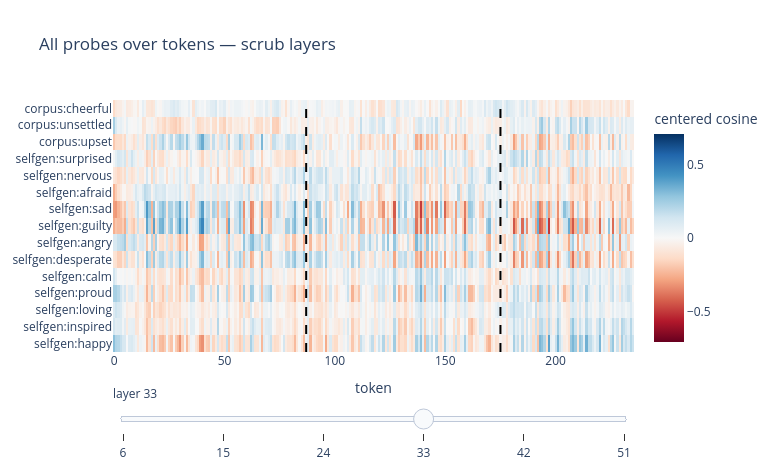

The notebook cell this image was saved under:
### Markdown cell above
**The confound check** — all 12 selfgen-lineage probes (plus the triple's corpus probes)
over the same story. The assigned emotion's row should dominate its own phase; any off-triple
row hot everywhere would mean the probes read valence/style, not emotion identity.

### Code cell
battery_idx = [i for i, name in enumerate(labels) if name.startswith("selfgen:")]
triple_idx = [labels.index(f"corpus:{e}") for e in emotions]
rows_idx = battery_idx + triple_idx
row_names = [labels[i] for i in rows_idx]
heat_by_layer = {}
for i, k in enumerate(LAYERS):
    d = shard["dots"].astype(np.float32)[:, i]
    d = d - d.mean(0, keepdims=True)
    nc = np.clip(shard["norms_centered"].astype(np.float32)[:, i][:, None], 1e-6, None)
    heat_by_layer[k] = d[:, rows_idx] / nc
trajectory_heatmap_scrubber(
    LAYERS, heat_by_layer, row_names, starts, default_layer=33,
    title="All probes over tokens — scrub layers",
).show()

### Figure 1 — Plotly figure (JSON) as saved in the notebook; plotly's stock layout.template omitted (floating-point values rounded to 4 significant figures; data arrays with more than 128 entries replaced by an {"elided": "..."} marker saying what was removed)
{"data": [{"colorbar": {"title": {"text": "centered cosine"}}, "colorscale": [[0.0, "rgb(103,0,31)"], [0.1, "rgb(178,24,43)"], [0.2, "rgb(214,96,77)"], [0.3, "rgb(244,165,130)"], [0.4, "rgb(253,219,199)"], [0.5, "rgb(247,247,247)"], [0.6, "rgb(209,229,240)"], [0.7, "rgb(146,197,222)"], [0.8, "rgb(67,147,195)"], [0.9, "rgb(33,102,172)"], [1.0, "rgb(5,48,97)"]], "type": "heatmap", "y": ["selfgen:happy", "selfgen:inspired", "selfgen:loving", "selfgen:proud", "selfgen:calm", "selfgen:desperate", "selfgen:angry", "selfgen:guilty", "selfgen:sad", "selfgen:afraid", "selfgen:nervous", "selfgen:surprised", "corpus:upset", "corpus:unsettled", "corpus:cheerful"], "z": {"elided": "15x236 float values"}, "zmax": 0.7081, "zmin": -0.7081}], "layout": {"height": 470, "shapes": [{"line": {"color": "black", "dash": "dash"}, "type": "line", "x0": 87, "x1": 87, "xref": "x", "y0": 0, "y1": 1, "yref": "y domain"}, {"line": {"color": "black", "dash": "dash"}, "type": "line", "x0": 175, "x1": 175, "xref": "x", "y0": 0, "y1": 1, "yref": "y domain"}], "sliders": [{"active": 3, "currentvalue": {"prefix": "layer "}, "pad": {"t": 30}, "steps": [{"args": [{"z": {"elided": "1x15x236 float values"}}], "label": "6", "method": "restyle"}, {"args": [{"z": {"elided": "1x15x236 float values"}}], "label": "15", "method": "restyle"}, {"args": [{"z": {"elided": "1x15x236 float values"}}], "label": "24", "method": "restyle"}, {"args": [{"z": {"elided": "1x15x236 float values"}}], "label": "33", "method": "restyle"}, {"args": [{"z": {"elided": "1x15x236 float values"}}], "label": "42", "method": "restyle"}, {"args": [{"z": {"elided": "1x15x236 float values"}}], "label": "51", "method": "restyle"}]}], "title": {"text": "All probes over tokens — scrub layers"}, "width": 780, "xaxis": {"title": {"text": "token"}}}}
